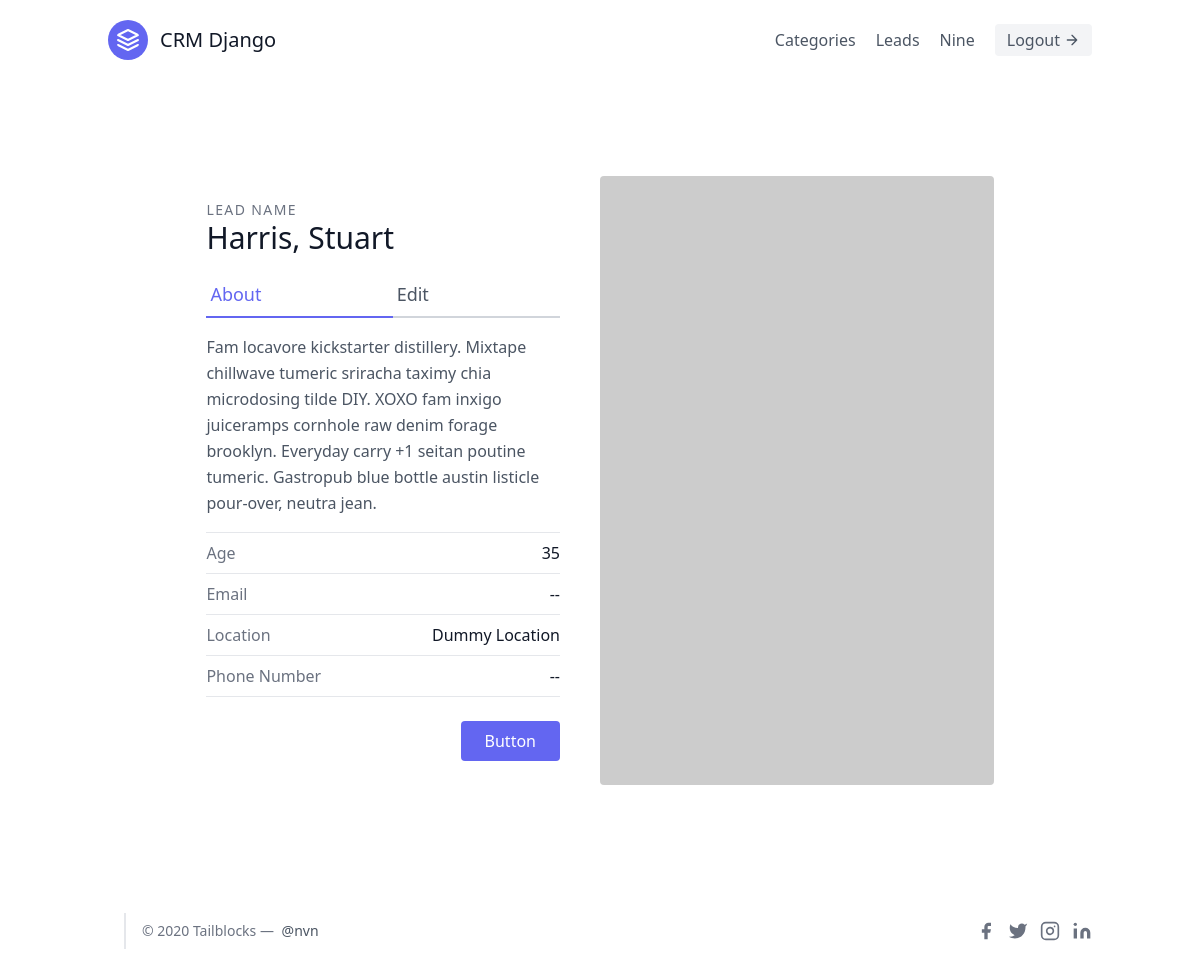
Page /leads/6/ (signed in) on the committed database.
### leads/models.py (models this page shows, shortened)
class User(AbstractUser):
    is_organisor = models.BooleanField(default=True)
    is_agent = models.BooleanField(default=False)

class Lead(models.Model):
    SOURCE_CHOICES = (
        ('YT', 'YouTube'),
        ('GOOG', 'Google'),
        ('NL', 'Newsletter'),
        ('YAH', 'Yahoo')
    )
    first_name = models.CharField(max_length=20)
    last_name = models.CharField(max_length=20)
    age = models.IntegerField(default=0)
    phoned = models.BooleanField(default=False)
    source = models.CharField(max_length=5, choices= SOURCE_CHOICES)
    profile_pic = models.ImageField(blank=True, null=True)
    special_files = models.FileField(blank=True, null=True)
    organisation = models.ForeignKey(UserProfile, on_delete=models.CASCADE)
    agent = models.ForeignKey("Agent", null=True, blank=True, on_delete=models.SET_NULL)
    category = models.ForeignKey("Category", related_name='leads', null=True, blank=True, on_delete=models.SET_NULL)

### leads/views.py (the view)
# urls.py: path('<int:pk>/', LeadDetailView.as_view(), name='lead-detail'),
class LeadDetailView(LoginRequiredMixin,DetailView):
    template_name = "leads/lead-details.html"
    context_object_name = "lead"
    def get_queryset(self):
        user = self.request.user
        if self.request.user.is_agent:
            queryset = Lead.objects.filter(organisation=user.agent.organisation)
            queryset = Lead.objects.filter(agent__user = user)
        elif self.request.user.is_organisor:
            queryset = Lead.objects.filter(organisation=user.userprofile)
        return queryset

### leads/templates/leads/lead-details.html
{% extends 'base.html' %}
{% block content %}
    <section class="text-gray-600 body-font overflow-hidden">
        <div class="container px-5 py-24 mx-auto">
        <div class="lg:w-4/5 mx-auto flex flex-wrap">
            <div class="lg:w-1/2 w-full lg:pr-10 lg:py-6 mb-6 lg:mb-0">
            <h2 class="text-sm title-font text-gray-500 tracking-widest">LEAD NAME</h2>
            <h1 class="text-gray-900 text-3xl title-font font-medium mb-4">{{ lead.last_name }}, {{ lead.first_name }}</h1>
            <div class="flex mb-4">
                <a href="{% url 'leads:lead-detail' lead.id %}" class="flex-grow text-indigo-500 border-b-2 border-indigo-500 py-2 text-lg px-1">About</a>
                <a href="{% url 'leads:lead-update' lead.id %}" class="flex-grow border-b-2 border-gray-300 py-2 text-lg px-1">Edit</a>
            </div>
            <p class="leading-relaxed mb-4">Fam locavore kickstarter distillery. Mixtape chillwave tumeric sriracha taximy chia microdosing tilde DIY. XOXO fam inxigo juiceramps cornhole raw denim forage brooklyn. Everyday carry +1 seitan poutine tumeric. Gastropub blue bottle austin listicle pour-over, neutra jean.</p>
            <div class="flex border-t border-gray-200 py-2">
                <span class="text-gray-500">Age</span>
                <span class="ml-auto text-gray-900">{{ lead.age }}</span>
            </div>
            <div class="flex border-t border-gray-200 py-2">
                <span class="text-gray-500">Email</span>
                {% if lead.email == None %}
                <span class="ml-auto text-gray-900">--</span>
                {% else %}
                <span class="ml-auto text-gray-900">{{ lead.email }}</span>
                {% endif %}
            </div>
            <div class="flex border-t border-gray-200 py-2">
                <span class="text-gray-500">Location</span>
                <span class="ml-auto text-gray-900">Dummy Location</span>
            </div>
            <div class="flex border-t border-b mb-6 border-gray-200 py-2">
                <span class="text-gray-500">Phone Number</span>
                {% if lead.phone_number == None %}
                <span class="ml-auto text-gray-900">--</span>
                {% else %}
                <span class="ml-auto text-gray-900">{{ lead.phone_number }}</span>
                {% endif %}
            </div>
            <div class="flex">
                <button class="flex ml-auto text-white bg-indigo-500 border-0 py-2 px-6 focus:outline-none hover:bg-indigo-600 rounded">Button</button>
            </div>
            </div>
            <img alt="ecommerce" class="lg:w-1/2 w-full lg:h-auto h-64 object-cover object-center rounded" src="https://dummyimage.com/400x400">
        </div>
        </div>
    </section>
{% endblock content %}

### templates/navbar.html (shortened to what this page needs)
<header class="text-gray-600 body-font">
    <div class="container mx-auto flex flex-wrap p-5 flex-col md:flex-row items-center">
      <a href="{% url 'landing-page' %}" class="flex title-font font-medium items-center text-gray-900 mb-4 md:mb-0">
        <svg xmlns="http://www.w3.org/2000/svg" fill="none" stroke="currentColor" stroke-linecap="round" stroke-linejoin="round" stroke-width="2" class="w-10 h-10 text-white p-2 bg-indigo-500 rounded-full" viewBox="0 0 24 24">
          <path d="M12 2L2 7l10 5 10-5-10-5zM2 17l10 5 10-5M2 12l10 5 10-5"></path>
        </svg>
        <span class="ml-3 text-xl">CRM Django</span>
      </a>
      {% if request.user.is_authenticated %}
        <nav class="md:ml-auto flex flex-wrap items-center text-base justify-center">
          <a href="{% url 'leads:categories' %}" class="mr-5 hover:text-gray-900">Categories</a>
          <a href="{% url 'leads:lead-list' %}" class="mr-5 hover:text-gray-900">Leads</a>
          <a href="{% url 'leads:lead-list' %}" class="mr-5 hover:text-gray-900">{{ request.user.username }}</a>
          <a href="{% url 'logout' %}" class="inline-flex items-center bg-gray-100 border-0 py-1 px-3 focus:outline-none hover:bg-gray-200 rounded text-base mt-4 md:mt-0">
            Logout
            <svg fill="none" stroke="currentColor" stroke-linecap="round" stroke-linejoin="round" stroke-width="2" class="w-4 h-4 ml-1" viewBox="0 0 24 24">
              <path d="M5 12h14M12 5l7 7-7 7"></path>
            </svg>
          </a>
        </nav>
      {% endif %}
    </div>
</header>

### rows in the picture
User: user.username "Nine"
Lead: last_name "Harris", first_name "Stuart", age "35"
